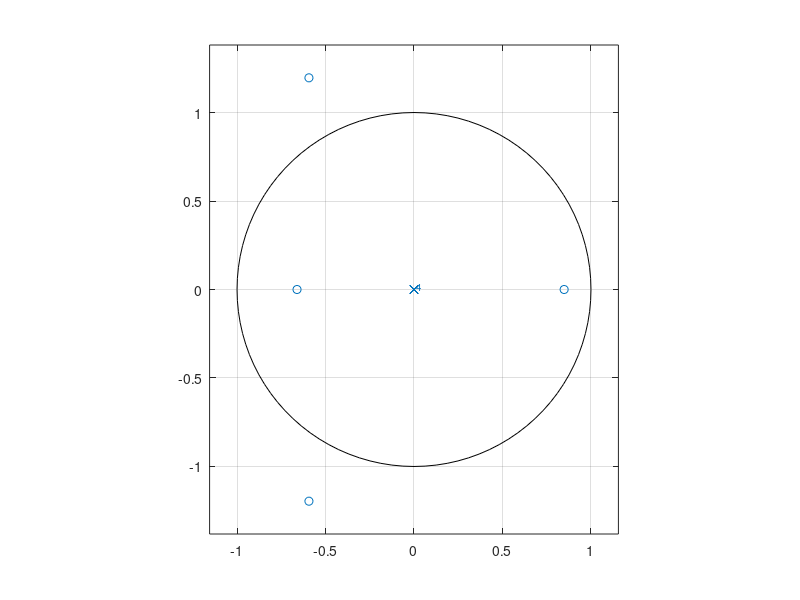
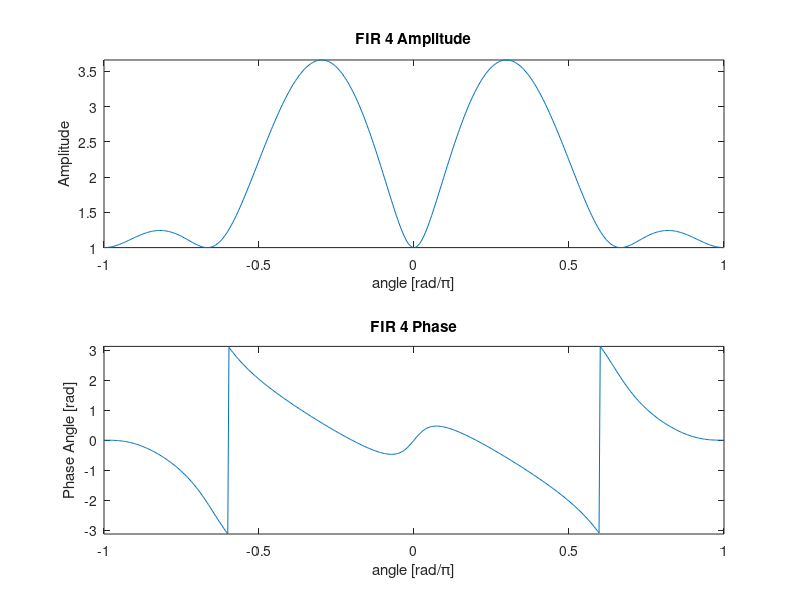

Reproduce these figures in MATLAB, in order. (Note: this script raises an error after producing the figures.)
th0=2*pi*0.2;
j=sqrt(-1);

%%EX1, FIR 1

%{
num=[1 0.5 0.5 0.5 1];
den=[1];
figure;
zplane(num,den);grid on;

N = 512;
theta=linspace(-pi,pi,N);
[H,~]=freqz(num,den,theta);

figure;
subplot(2,1,1);
plot(theta./pi,abs(H));
title('FIR 1 Amplitude');
xlabel('angle [rad/\pi]');
ylabel('Amplitude');
axis tight;
subplot(2,1,2);
plot(theta./pi,angle(H));
title('FIR 1 Phase');
xlabel('angle [rad/\pi]');
ylabel('Phase Angle [rad]');
axis tight;

N_sin = 256;
n = 0:N_sin-1;
x_n = sin(th0.*n);
y_n = ifft(fft(x_n,N_sin).*fft(num,N_sin));

figure; 
A_theta=2*cos(2*th0)+cos(th0)+0.5;
subplot(2,1,1); stem(n,x_n);title('x[n] = sin(2*pi*0.2.*n)');
axis([100 150 min(x_n) max(x_n)]);
subplot(2,1,2); stem(n,(y_n/A_theta));title('y[n] = x[n-{\tau}_g]'); 
axis([100 150 min(y_n/A_theta) max(y_n/A_theta)]);
%}
%{
%EX1, FIR 2


num=[1 1 1 1];
den=[1];
figure;
zplane(num,den);grid on;

N = 512;
theta=linspace(-pi,pi,N);
[H,~]=freqz(num,den,theta);

figure;
subplot(2,1,1);
plot(theta./pi,abs(H));
title('FIR 2 Amplitude');
xlabel('angle [rad/\pi]');
ylabel('Amplitude');
axis tight;
subplot(2,1,2);
plot(theta./pi,angle(H));
title('FIR 2 Phase');
xlabel('angle [rad/\pi]');
ylabel('Phase Angle [rad]');
axis tight;

N_sin = 256;
n = 0:N_sin-1;
x_n = sin(th0.*n);
y_n = ifft(fft(x_n,N_sin).*fft(num,N_sin));

figure; 
A_theta=2*cos(1.5*th0)+2*cos(0.5*th0);
subplot(2,1,1); stem(n,x_n);title('x[n] = sin(2*pi*0.2.*n)');
axis([100 150 min(x_n) max(x_n)]);
subplot(2,1,2); stem(n,(y_n/A_theta));title('y[n] = x[n-{\tau}_g]'); 
axis([100 150 min(y_n/A_theta) max(y_n/A_theta)]);
%}

%EX1, FIR 3

%{
num=[1 1 0 -1 -1];
den=[1];
figure;
zplane(num,den);grid on;

N = 512;
theta=linspace(-pi,pi,N);
[H,~]=freqz(num,den,theta);

figure;
subplot(2,1,1);
plot(theta./pi,abs(H));
title('FIR 3 Amplitude');
xlabel('angle [rad/\pi]');
ylabel('Amplitude');
axis tight;
subplot(2,1,2);
plot(theta./pi,angle(H));
title('FIR 3 Phase');
xlabel('angle [rad/\pi]');
ylabel('Phase Angle [rad]');
axis tight;

N_sin = 256;
n = 0:N_sin-1;
x_n = sin(th0.*n);
y_n = ifft(fft(x_n,N_sin).*fft(num,N_sin));

figure; 
A_theta=2*sin(2*th0)+2*sin(th0);
subplot(2,1,1); stem(n,x_n);title('x[n] = sin(2*pi*0.2.*n)');
axis([100 150 min(x_n) max(x_n)]);
subplot(2,1,2); stem(n,(y_n/A_theta));title('y[n] = x[n-{\tau}_g]'); 
axis([100 150 min(y_n/A_theta) max(y_n/A_theta)]);
%}

%EX1, FIR 4

num=[1 1 1 -1 -1];
den=[1];
figure;
zplane(num,den);grid on;

N = 512;
theta=linspace(-pi,pi,N);
[H,~]=freqz(num,den,theta);

figure;
subplot(2,1,1);
plot(theta./pi,abs(H));
title('FIR 4 Amplitude');
xlabel('angle [rad/\pi]');
ylabel('Amplitude');
axis tight;
subplot(2,1,2);
plot(theta./pi,angle(H));
title('FIR 4 Phase');
xlabel('angle [rad/\pi]');
ylabel('Phase Angle [rad]');
axis tight;

N_sin = 256;
n = 0:N_sin-1;
x_n = sin(th0.*n);
y_n = ifft(fft(x_n,N_sin).*fft(num,N_sin));

figure; 
subplot(2,1,1); stem(n,x_n);title('x[n] = sin(2*pi*0.2.*n)');
axis([100 150 min(x_n) max(x_n)]);
subplot(2,1,2); stem(n,(y_n));title('y[n] = x[n-{\tau}_g]'); 
axis([100 150 min(y_n) max(y_n)]);

%%EX2, AP
%{
figure;

p=[0.5*exp(j*pi/4) 0.5*exp(-j*pi/4)].';
z=[2*exp(j*pi/4) 2*exp(-j*pi/4)].';
zplane(z,p); grid on;

k=0.25;
[b,a]= zp2tf(z,p,k)

N = 512;
theta=linspace(-pi,pi,N);
[H,~]=freqz(b,a,theta);

figure;
subplot(2,1,1);
plot(theta./pi,abs(H));
title('AllPass Amplitude');
xlabel('angle [rad/\pi]');
ylabel('Amplitude');
axis tight;
subplot(2,1,2);
plot(theta./pi,angle(H));
title('AllPass Phase');
xlabel('angle [rad/\pi]');
ylabel('Phase Angle [rad]');
axis tight;
%}

%%EX3, minumum phase
%{
figure;
p=[0.25 0.2].';
z=[1/3 4].';
zplane(z,p); grid on;

k=1;
[b,a]= zp2tf(z,p,k);

N = 512;
theta=linspace(-pi,pi,N);
[H,~]=freqz(b,a,theta);

k_ap=4;
z_ap=0.25;
p_ap=4;
[b_ap,a_ap]=zp2tf(z_ap,p_ap,k_ap);
[Hap,~]=freqz(b_ap,a_ap,theta);

b_g=conv(b,b_ap);
a_g=conv(a,a_ap);

figure;
subplot(2,3,1);
plot(theta,abs(H));
title('|H^f(\theta)|');
xlabel('\theta'); 
axis tight;
subplot(2,3,2); 
plot(theta,abs(Hap)); 
title('|H^f_a_p(\theta)|'); 
xlabel('\theta'); 
axis tight;
subplot(2,3,3); 
plot(theta,abs(G)); 
title('|G^f(\theta)|');
xlabel('\theta'); 
axis tight;
subplot(2,3,4); 
plot(theta,angle(H)); 
title('angle(H)');
xlabel('\theta'); 
axis tight;
subplot(2,3,5); 
plot(theta,angle(Hap)); 
title('angle(H^f_a_p)');
xlabel('\theta'); 
axis tight;
subplot(2,3,6); 
plot(theta,angle(G)); 
title('angle(G)');
xlabel('\theta'); 
axis tight;
%}